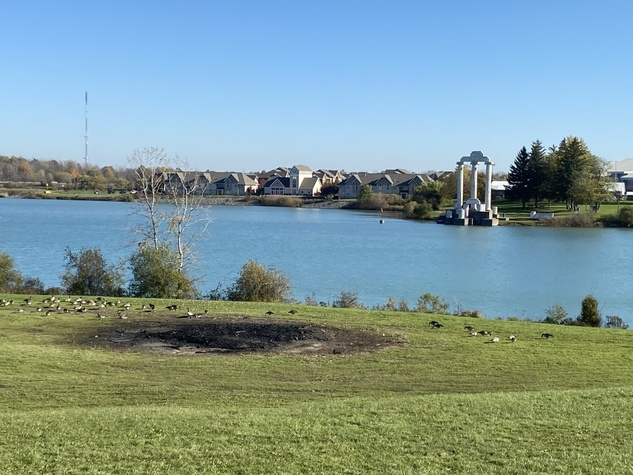
#> input picture 기본-2장 파노라마/test_images/left.jpg, 633 x 475 px, shrunk from 1008 x 756 before the run; its folder holds 2 pictures in this run
$ python main.py
#> lines starting #> are read from the running program, lines starting #| are printed output that depends on the picture
### 기본-2장 파노라마/panorama.py
import numpy as np
from typing import List, Tuple
from PIL import Image


def gaussian_filter(img, kernel_size=5, sigma=1.0):
    """가우시안 필터 구현"""
    kernel = np.zeros((kernel_size, kernel_size))
    center = kernel_size // 2

    for i in range(kernel_size):
        for j in range(kernel_size):
            x, y = i - center, j - center
            kernel[i, j] = (1/(2*np.pi*sigma**2)) * np.exp(-(x**2 + y**2)/(2*sigma**2))

    kernel = kernel / np.sum(kernel)

    pad_size = kernel_size // 2
    padded = np.pad(img, ((pad_size, pad_size), (pad_size, pad_size)), mode='edge')

    result = np.zeros_like(img)
    for i in range(img.shape[0]):
        for j in range(img.shape[1]):
            result[i, j] = np.sum(padded[i:i+kernel_size, j:j+kernel_size] * kernel)

    return result


def detect_harris_corner(image: np.ndarray) -> List[Tuple[int, int]]:
    """개선된 해리스 코너 검출기"""
    # 그레이스케일 변환
    if len(image.shape) == 3:
        gray = np.mean(image, axis=2).astype(np.float32)
    else:
        gray = image.astype(np.float32)

    height, width = gray.shape

    # 1. Sobel 그라디언트 계산
    Ix = np.zeros((height, width), dtype=np.float32)
    Iy = np.zeros((height, width), dtype=np.float32)

    for y in range(1, height-1):
        for x in range(1, width-1):
            Ix[y,x] = (gray[y-1,x+1] + 2*gray[y,x+1] + gray[y+1,x+1]) - \
                     (gray[y-1,x-1] + 2*gray[y,x-1] + gray[y+1,x-1])
            Iy[y,x] = (gray[y+1,x-1] + 2*gray[y+1,x] + gray[y+1,x+1]) - \
                     (gray[y-1,x-1] + 2*gray[y-1,x] + gray[y-1,x+1])

    # 2. 구조 텐서 계산
    Ixx = Ix * Ix
    Iyy = Iy * Iy
    Ixy = Ix * Iy

    # 3. 윈도우 처리
    window_size = 3
    sum_Ixx = np.zeros_like(Ixx)
    sum_Iyy = np.zeros_like(Iyy)
    sum_Ixy = np.zeros_like(Ixy)

    for y in range(1, height-1):
        for x in range(1, width-1):
            sum_Ixx[y,x] = np.sum(Ixx[y-1:y+2, x-1:x+2])
            sum_Iyy[y,x] = np.sum(Iyy[y-1:y+2, x-1:x+2])
            sum_Ixy[y,x] = np.sum(Ixy[y-1:y+2, x-1:x+2])

    # 4. 해리스 응답 계산
    k = 0.04
    det_M = sum_Ixx * sum_Iyy - sum_Ixy * sum_Ixy
    trace_M = sum_Ixx + sum_Iyy
    harris_response = det_M - k * (trace_M * trace_M)

    # 5. 비최대 억제
    corners = []
    window_radius = 2
    threshold = 0.01 * harris_response.max()

    border = max(2, window_radius)
    for y in range(border, height-border):
        for x in range(border, width-border):
            if harris_response[y,x] > threshold:
                window = harris_response[y-window_radius:y+window_radius+1,
                                      x-window_radius:x+window_radius+1]
                if harris_response[y,x] == window.max():
                    if harris_response[y,x] > 1.5 * threshold:
                        corners.append((x,y))

    # 6. 코너 수 및 공간적 분포 조정
    target_corners = 800
    if len(corners) > target_corners:
        corners.sort(key=lambda p: harris_response[p[1], p[0]], reverse=True)

        filtered_corners = []
        min_distance = height * 0.02

        for corner in corners:
            too_close = False
            for selected in filtered_corners:
                dist = np.sqrt((corner[0]-selected[0])**2 + (corner[1]-selected[1])**2)
                if dist < min_distance:
                    too_close = True
                    break

            if not too_close:
                filtered_corners.append(corner)
                if len(filtered_corners) >= target_corners:
                    break

        corners = filtered_corners

    return corners


def find_correspondences(image1: np.ndarray, image2: np.ndarray,
                        corners1: List[Tuple[int, int]],
                        corners2: List[Tuple[int, int]],
                        window_size: int = 21) -> List[Tuple[Tuple[int, int], Tuple[int, int]]]:
    """개선된 대응점 찾기 알고리즘"""
    if len(image1.shape) == 3:
        gray1 = np.mean(image1, axis=2).astype(np.uint8)
        gray2 = np.mean(image2, axis=2).astype(np.uint8)
    else:
        gray1, gray2 = image1, image2

    height, width = gray1.shape
    half_window = window_size // 2

    # 1. 매칭 영역 제한 (오버랩 영역만 고려)
    right_region = width * 0.4
    left_region = width * 0.6

    # 2. 코너점 필터링
    corners1_right = [(x, y) for x, y in corners1 if x > right_region]
    corners2_left = [(x, y) for x, y in corners2 if x < left_region]

    matches = []
    vertical_tolerance = int(height * 0.05)

    # 3. 각 코너점에 대해 매칭 시도
    for x1, y1 in corners1_right:
        if y1 < half_window or y1 >= height - half_window or \
           x1 < half_window or x1 >= width - half_window:
            continue

        window1 = gray1[y1-half_window:y1+half_window+1,
                       x1-half_window:x1+half_window+1]

        best_score = float('-inf')
        second_best_score = float('-inf')
        best_match = None

        # 4. y 좌표가 비슷한 점들만 고려
        candidates = [(x2, y2) for x2, y2 in corners2_left
                     if abs(y2 - y1) < vertical_tolerance and \
                     half_window <= x2 < width - half_window and \
                     half_window <= y2 < height - half_window]

        for x2, y2 in candidates:
            window2 = gray2[y2-half_window:y2+half_window+1,
                          x2-half_window:x2+half_window+1]

            if window1.shape != window2.shape:
                continue

            # 5. ZCC (Zero mean normalized Cross Correlation) 계산
            w1 = window1 - np.mean(window1)
            w2 = window2 - np.mean(window2)

            std1 = np.std(w1)
            std2 = np.std(w2)

            if std1 < 1e-6 or std2 < 1e-6:  # 저대비 영역 제외
                continue

            w1_norm = w1 / std1
            w2_norm = w2 / std2

            score = np.sum(w1_norm * w2_norm) / (window_size * window_size)

            if score > best_score:
                second_best_score = best_score
                best_score = score
                best_match = (x2, y2)

        # 6. 엄격한 매칭 기준 적용
        if best_match and \
           best_score > 0.9 and \
           best_score > second_best_score * 1.5:

            # 7. 이동 거리 제한 (너무 먼 매칭 제외)
            dx = abs(x1 - best_match[0])
            dy = abs(y1 - best_match[1])

            if dx < width * 0.5 and dy < height * 0.1:  # 적절한 이동 거리 내에서만 매칭
                matches.append(((x1, y1), best_match))

    # 8. 공간적 분포 개선
    if matches:
        filtered_matches = []
        min_distance = height * 0.02

        # 매칭 품질로 정렬
        matches.sort(key=lambda m: abs(m[0][1] - m[1][1]))  # y 좌표 차이가 작은 순

        for match in matches:
            too_close = False
            for selected in filtered_matches:
                dist1 = np.sqrt((match[0][0] - selected[0][0])**2 +
                              (match[0][1] - selected[0][1])**2)
                dist2 = np.sqrt((match[1][0] - selected[1][0])**2 +
                              (match[1][1] - selected[1][1])**2)

                if dist1 < min_distance or dist2 < min_distance:
                    too_close = True
                    break

            if not too_close:
                filtered_matches.append(match)
                if len(filtered_matches) >= 50:  # 최대 50개 매칭점만 사용
                    break

        matches = filtered_matches

    return matches


def compute_homography(src_points, dst_points):
    """호모그래피 행렬 계산"""
    if len(src_points) < 4 or len(dst_points) < 4:
        return None

    # A 행렬 구성
    A = np.zeros((8, 9))
    for i in range(len(src_points)):
        x, y = src_points[i]
        u, v = dst_points[i]
        A[i*2] = [-x, -y, -1, 0, 0, 0, x*u, y*u, u]
        A[i*2+1] = [0, 0, 0, -x, -y, -1, x*v, y*v, v]

    # SVD 계산
    U, S, Vt = np.linalg.svd(A)

    # 마지막 행이 호모그래피 행렬의 요소들
    h = Vt[-1]
    H = h.reshape(3, 3)

    # 정규화
    if H[2,2] != 0:
        H = H / H[2,2]
    else:
        return None

    return H


def stitch_images(img1: np.ndarray, img2: np.ndarray) -> np.ndarray:
    """개선된 이미지 스티칭
    Args:
        img1, img2: 입력 이미지들 (BGR 또는 RGB 형식)
    Returns:
        스티칭된 결과 이미지
    """
    # 1. 전처리
    gray1 = np.mean(img1, axis=2).astype(np.float32)
    gray2 = np.mean(img2, axis=2).astype(np.float32)

    smooth1 = gaussian_filter(gray1)
    smooth2 = gaussian_filter(gray2)

    # 2. 특징점 검출 및 매칭
    corners1 = detect_harris_corner(smooth1)
    corners2 = detect_harris_corner(smooth2)
    matches = find_correspondences(smooth1, smooth2, corners1, corners2)

    if len(matches) < 4:
        print("충분한 매칭점을 찾을 수 없습니다.")
        return None

    # 3. RANSAC으로 호모그래피 계산
    src_pts = np.float32([match[0] for match in matches])
    dst_pts = np.float32([match[1] for match in matches])

    best_H = None
    best_inliers = 0
    threshold = 3.0  # 픽셀 단위 임계값

    for _ in range(1000):  # RANSAC 반복
        # 랜덤하게 4개의 매칭점 선택
        idx = np.random.choice(len(matches), 4, replace=False)
        H = compute_homography(src_pts[idx], dst_pts[idx])

        if H is None:
            continue

        # 모든 점에 대해 투영 오차 계산
        src_pts_homogeneous = np.column_stack((src_pts, np.ones(len(src_pts))))
        projected_pts = np.dot(H, src_pts_homogeneous.T).T
        projected_pts = projected_pts[:, :2] / projected_pts[:, 2:]

        distances = np.linalg.norm(projected_pts - dst_pts, axis=1)
        inliers = np.sum(distances < threshold)

        if inliers > best_inliers:
            best_inliers = inliers
            best_H = H

    if best_H is None:
        print("호모그래피 계산에 실패했습니다.")
        return None

    # 4. 결과 이미지 크기 계산
    h1, w1 = img1.shape[:2]
    h2, w2 = img2.shape[:2]

    corners = np.array([[0, 0], [w1, 0], [w1, h1], [0, h1]], dtype=np.float32)
    corners = np.column_stack((corners, np.ones(4)))
    corners_transformed = np.dot(best_H, corners.T).T
    corners_transformed = corners_transformed[:, :2] / corners_transformed[:, 2:]

    all_corners = np.vstack((corners_transformed, [[0, 0], [w2, 0], [w2, h2], [0, h2]]))

    min_x, min_y = np.floor(np.min(all_corners, axis=0)).astype(int)
    max_x, max_y = np.ceil(np.max(all_corners, axis=0)).astype(int)

    translation = np.array([
        [1, 0, -min_x],
        [0, 1, -min_y],
        [0, 0, 1]
    ])

    H_adjusted = np.dot(translation, best_H)

    # 5. 결과 이미지 생성 (역방향 워핑)
    w_new = max_x - min_x
    h_new = max_y - min_y
    result = np.zeros((h_new, w_new, 3), dtype=np.float32)
    weights = np.zeros((h_new, w_new), dtype=np.float32)

    # 두 번째 이미지 복사 (가중치는 1로 시작)
    x_coords, y_coords = np.meshgrid(np.arange(w_new), np.arange(h_new))
    img2_coords = np.stack([x_coords + min_x, y_coords + min_y], axis=-1)
    valid_mask2 = ((img2_coords[..., 0] >= 0) & (img2_coords[..., 0] < w2) &
                  (img2_coords[..., 1] >= 0) & (img2_coords[..., 1] < h2))

    result[valid_mask2] = img2[img2_coords[valid_mask2, 1].astype(int),
                              img2_coords[valid_mask2, 0].astype(int)]
    weights[valid_mask2] = 1.0

    # 첫 번째 이미지 워핑
    H_inv = np.linalg.inv(H_adjusted)
    coords = np.stack(np.meshgrid(np.arange(w_new), np.arange(h_new)), axis=-1)
    coords_homogeneous = np.ones((h_new, w_new, 3))
    coords_homogeneous[..., :2] = coords

    # 원본 이미지 좌표 계산
    src_coords = np.dot(coords_homogeneous.reshape(-1, 3), H_inv.T)
    src_coords = src_coords[..., :2] / src_coords[..., 2:]
    src_coords = src_coords.reshape(h_new, w_new, 2)

    # 유효한 좌표만 선택
    valid_mask1 = ((src_coords[..., 0] >= 0) & (src_coords[..., 0] < w1-1) &
                  (src_coords[..., 1] >= 0) & (src_coords[..., 1] < h1-1))

    # 이중선형 보간
    x = src_coords[..., 0]
    y = src_coords[..., 1]
    x0 = np.floor(x).astype(int)
    x1 = x0 + 1
    y0 = np.floor(y).astype(int)
    y1 = y0 + 1

    wa = (x1 - x) * (y1 - y)
    wb = (x - x0) * (y1 - y)
    wc = (x1 - x) * (y - y0)
    wd = (x - x0) * (y - y0)

    # 유효한 픽셀에 대해서만 보간
    valid_coords = valid_mask1 & (x1 < w1) & (y1 < h1)
    if np.any(valid_coords):
        img1_warped = (
            wa[valid_coords, np.newaxis] * img1[y0[valid_coords], x0[valid_coords]] +
            wb[valid_coords, np.newaxis] * img1[y0[valid_coords], x1[valid_coords]] +
            wc[valid_coords, np.newaxis] * img1[y1[valid_coords], x0[valid_coords]] +
            wd[valid_coords, np.newaxis] * img1[y1[valid_coords], x1[valid_coords]]
        )

        # 오버랩 영역 처리
        overlap_mask = valid_coords & valid_mask2
        non_overlap_mask = valid_coords & ~valid_mask2

        # 비 오버랩 영역: 그대로 복사
        result[non_overlap_mask] = img1_warped[np.where(non_overlap_mask[valid_coords])[0]]

        # 오버랩 영역: 선형 블렌딩
        if np.any(overlap_mask):
            # x 좌표에 따른 가중치 설정 (왼쪽에서 오른쪽으로 부드럽게 전환)
            x_progress = (x_coords[overlap_mask] - np.min(x_coords[overlap_mask])) / \
                        (np.max(x_coords[overlap_mask]) - np.min(x_coords[overlap_mask]))
            w1_blend = 1 - x_progress
            w2_blend = x_progress

            # 블렌딩 적용
            overlap_indices = np.where(overlap_mask[valid_coords])[0]
            result[overlap_mask] = w1_blend[:, np.newaxis] * img1_warped[overlap_indices] + \
                                 w2_blend[:, np.newaxis] * result[overlap_mask]

    result = apply_tone_mapping(result.astype(np.uint8))

    return result


def apply_tone_mapping(panorama):
    """파노라마의 색조와 명암을 보정하는 함수

    Args:
        panorama: 입력 파노라마 이미지
    Returns:
        톤 매핑이 적용된 파노라마 이미지
    """
    if panorama is None:
        return None

    # 입력 이미지를 float32로 변환
    img = panorama.astype(np.float32)

    def adjust_channel(channel):
        """단일 채널에 대한 톤 매핑 적용"""
        valid_mask = channel > 0
        if not np.any(valid_mask):
            return channel

        # 1. 지역적 톤 매핑
        height, width = channel.shape
        tile_size = (height // 8, width // 8)  # 8x8 타일

        # 결과 및 가중치 누적을 위한 배열
        result = np.zeros_like(channel)
        weight_sum = np.zeros_like(channel)

        # 타일 단위로 처리
        for y in range(0, height, tile_size[0] // 2):  # 50% 오버랩
            for x in range(0, width, tile_size[1] // 2):  # 50% 오버랩
                # 현재 타일의 실제 크기
                y_end = min(y + tile_size[0], height)
                x_end = min(x + tile_size[1], width)
                tile_h = y_end - y
                tile_w = x_end - x

                # 타일 추출
                tile = channel[y:y_end, x:x_end]

                # 유효한 픽셀에 대해서만 처리
                tile_valid = tile[tile > 0]
                if len(tile_valid) == 0:
                    continue

                # 지역적 통계
                local_min = np.percentile(tile_valid, 1)
                local_max = np.percentile(tile_valid, 99)
                local_std = np.std(tile_valid)

                if local_std < 1e-6 or local_max <= local_min:
                    continue

                # 지역적 정규화 및 대비 향상
                tile_norm = np.clip((tile - local_min) / (local_max - local_min), 0, 1)

                # 감마 보정
                gamma = 0.7 + 0.6 * (local_std / 128.0)  # 표준편차에 따라 감마값 조정
                tile_gamma = np.power(tile_norm, gamma)

                # 원래 범위로 복원
                tile_enhanced = tile_gamma * (local_max - local_min) + local_min

                # 가중치 맵 생성 (가장자리로 갈수록 감소)
                weight = np.ones((tile_h, tile_w))

                # 수평 방향 가중치
                if x > 0:
                    ramp = np.linspace(0, 1, min(tile_size[1]//4, tile_w))
                    weight[:, :len(ramp)] *= ramp
                if x + tile_w < width:
                    ramp = np.linspace(1, 0, min(tile_size[1]//4, tile_w))
                    weight[:, -len(ramp):] *= ramp

                # 수직 방향 가중치
                if y > 0:
                    ramp = np.linspace(0, 1, min(tile_size[0]//4, tile_h))
                    weight[:len(ramp), :] *= ramp[:, np.newaxis]
                if y + tile_h < height:
                    ramp = np.linspace(1, 0, min(tile_size[0]//4, tile_h))
                    weight[-len(ramp):, :] *= ramp[:, np.newaxis]

                # 결과 누적
                result[y:y_end, x:x_end] += tile_enhanced * weight
                weight_sum[y:y_end, x:x_end] += weight

        # 가중치로 정규화
        mask = weight_sum > 0
        result[mask] /= weight_sum[mask]

        # 2. 전역적 톤 매핑
        valid_pixels = result[valid_mask]
        global_min = np.percentile(valid_pixels, 1)
        global_max = np.percentile(valid_pixels, 99)

        # 최종 정규화 및 감마 보정
        global_norm = np.clip((result - global_min) / (global_max - global_min), 0, 1)
        final_gamma = 0.9
        result = np.power(global_norm, final_gamma) * 255

        # 유효하지 않은 픽셀은 0으로
        result[~valid_mask] = 0

        return np.clip(result, 0, 255).astype(np.float32)

    # 각 채널별로 톤 매핑 적용
    result = np.zeros_like(img)
    for i in range(3):  # RGB 각 채널
        result[..., i] = adjust_channel(img[..., i])

    # 채도 향상
    means = np.mean(result, axis=2, keepdims=True)
    result = means + 1.2 * (result - means)  # 채도 20% 증가

    return np.clip(result, 0, 255).astype(np.uint8)


def create_panorama(image_list):
    """여러 이미지로 파노라마 생성
    Args:
        image_list: 입력 이미지 리스트 ([img1, img2, ...])
    Returns:
        스티칭된 파노라마 이미지
    """
    if len(image_list) < 2:
        print("스티칭할 이미지가 2개 이상 필요합니다.")
        return None

    result = image_list[0]
    for i in range(1, len(image_list)):
        print(f"\n이미지 {i}와 {i+1} 스티칭 중...")
        result = stitch_images(result, image_list[i])
        if result is None:
            print(f"이미지 {i}와 {i+1} 스티칭 실패")
            return None

    return result

# panorama.py의 맨 아래에 다음과 같이 export할 함수들을 명시적으로 정의
__all__ = [
    'gaussian_filter',
    'detect_harris_corner',
    'find_correspondences',
    'stitch_images',
    'create_panorama'
]

### 기본-2장 파노라마/main.py
import numpy as np
from PIL import Image, ImageOps
import matplotlib
matplotlib.use('Agg')  # GUI 없이 이미지 저장
import matplotlib.pyplot as plt
from panorama import create_panorama, detect_harris_corner, find_correspondences
import os

def load_image(image_path):
    """이미지를 올바른 방향으로 로드"""
    with Image.open(image_path) as img:
        # EXIF 회전 정보를 적용하여 이미지 로드
        img = ImageOps.exif_transpose(img)
        # RGB로 변환
        img = img.convert('RGB')
        # numpy 배열로 변환
        return np.array(img)

def visualize_matches(img1, img2, kp1, kp2, matches, title="Point Matches", save_path=None):
    """두 이미지 간의 매칭점 시각화"""
    # 이미지 크기 확인
    h1, w1 = img1.shape[:2]
    h2, w2 = img2.shape[:2]

    # 두 이미지를 가로로 이어붙일 캔버스 생성
    vis = np.zeros((max(h1, h2), w1 + w2, 3), dtype=np.uint8)
    vis[:h1, :w1] = img1
    vis[:h2, w1:w1+w2] = img2

    plt.figure(figsize=(15, 8))
    plt.imshow(vis)

    # 매칭된 점들을 연결
    matched_pairs = []
    for i, (pt1, pt2) in enumerate(matches):
        if i >= 30:  # 시각화를 위해 상위 30개만 표시
            break

        # 두 번째 이미지의 점에 w1을 더해서 실제 위치로 이동
        x1, y1 = pt1[0], pt1[1]
        x2, y2 = pt2[0] + w1, pt2[1]

        plt.plot([x1, x2], [y1, y2], 'c-', alpha=0.5, linewidth=1)
        plt.plot(x1, y1, 'r.', markersize=5)
        plt.plot(x2, y2, 'r.', markersize=5)
        matched_pairs.append(((x1, y1), (x2, y2)))

    plt.title(f"{title} (Top 30 matches)")

    if save_path:
        plt.savefig(save_path)
        plt.close()
    else:
        plt.show()
        plt.close()

    return matched_pairs

def main():
    current_dir = os.path.dirname(os.path.abspath(__file__))
    test_dir = os.path.join(current_dir, 'test_images')
    result_dir = os.path.join(current_dir, 'result_images')

    if not os.path.exists(result_dir):
        os.makedirs(result_dir)

    # 이미지 파일 로드
    image_files = [f for f in os.listdir(test_dir) if f.lower().endswith(('.jpg', '.jpeg', '.png'))]
    image_files.sort()

    if len(image_files) < 2:
        print("스티칭할 이미지가 2개 이상 필요합니다.")
        return

    # 이미지 로드
    images = []
    print(f"불러온 이미지: {len(image_files)}장")
    for image_file in image_files:
        image_path = os.path.join(test_dir, image_file)
        try:
            img = load_image(image_path)
#> in load_image, img is the input picture: PIL image 633x475 RGB; mean R, G, B 127.4, 153.7, 153.2
            images.append(img)
            print(f"- {image_file} 로드 완료")
        except Exception as e:
            print(f"- {image_file} 로드 실패: {str(e)}")

    if len(images) < 2:
        return

    # 첫 두 이미지에 대한 중간 과정 시각화
    img1, img2 = images[0], images[1]

    # 그레이스케일 변환
    gray1 = np.mean(img1, axis=2).astype(np.float32)
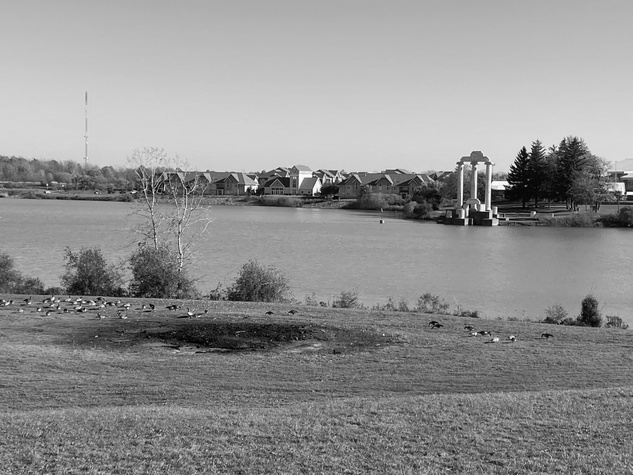
#> gray1: shape (475, 633) float32; min 0, max 254.7, mean 144.7
    gray2 = np.mean(img2, axis=2).astype(np.float32)
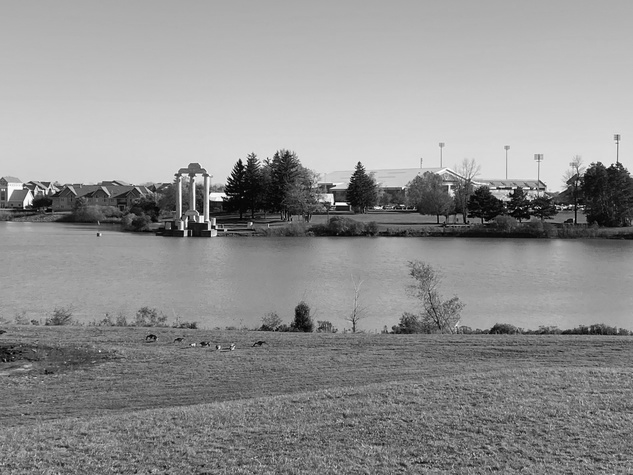
#> gray2: shape (475, 633) float32; min 0.333, max 254.7, mean 145.1

    # 코너 검출
    print("\n코너 검출 중...")
    corners1 = detect_harris_corner(gray1)
#> after the loop in detect_harris_corner, `for y in range(1, height-1):`:
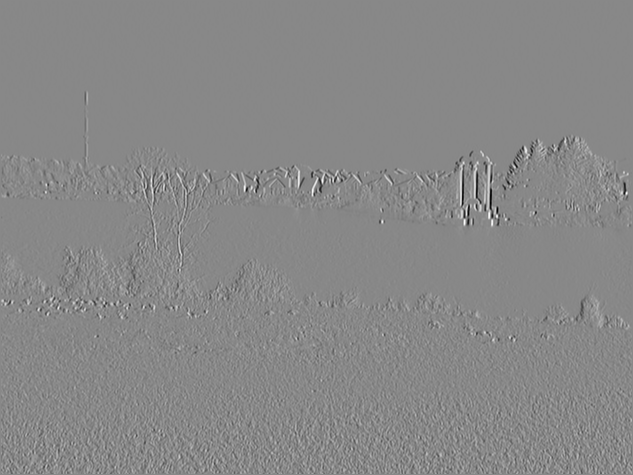
#> Ix: shape (475, 633) float32; min -952.3, max 832, mean 0.1; drawn with min black and max white
#> after the loop in detect_harris_corner, `for y in range(1, height-1):`:
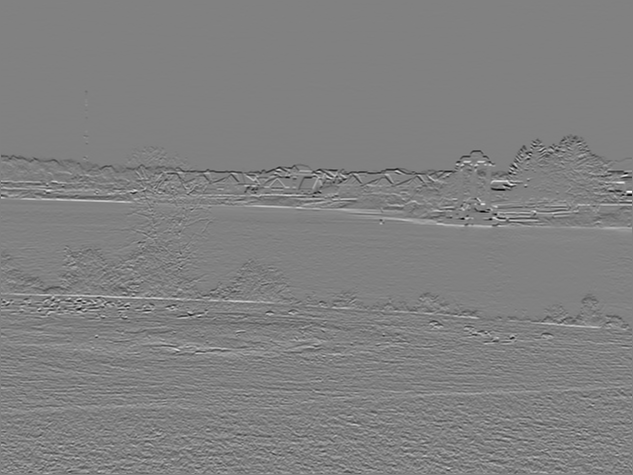
#> Iy: shape (475, 633) float32; min -940.7, max 918.3, mean -0.9; drawn with min black and max white
#> in detect_harris_corner, `Ixx = Ix * Ix`:
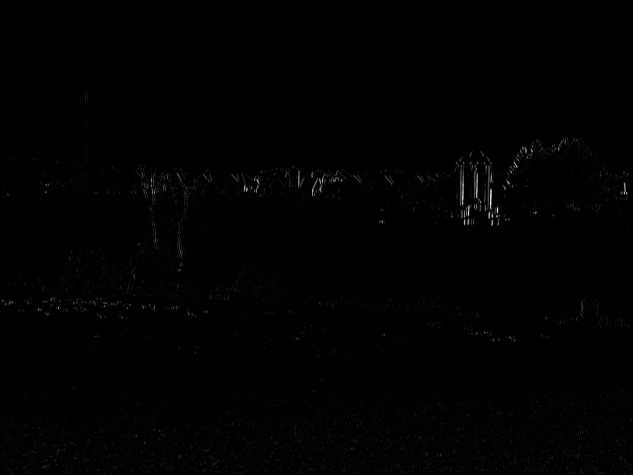
#> Ixx: shape (475, 633) float32; min 0, max 906938.8, mean 4673.5; drawn with min black and max white
#> (the rest of the program and of its run is left out)
